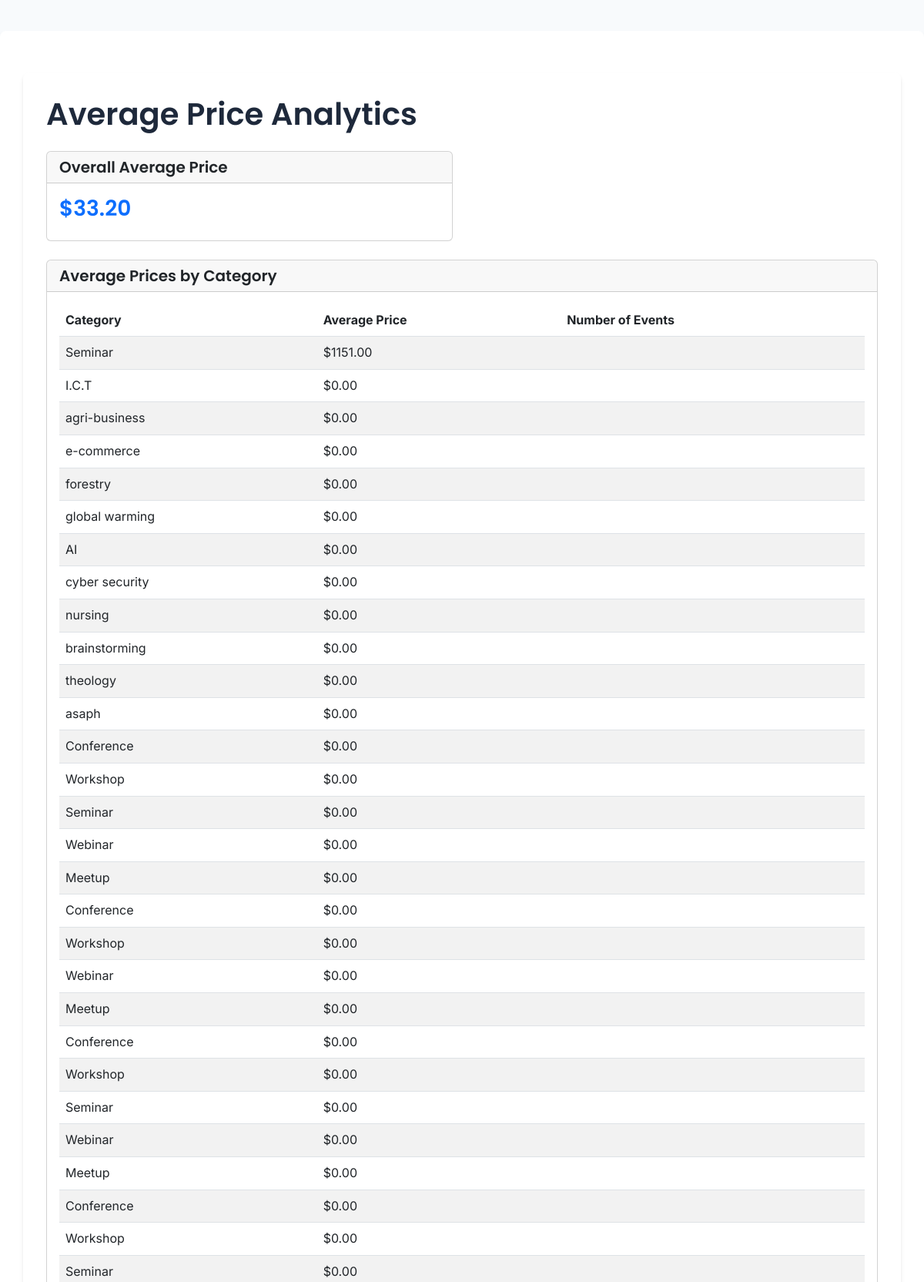
/analytics/average-price/ (upper part), run on the app's committed database.
### event_app/models.py (models this page shows, shortened)
class Category(models.Model):
    name = models.CharField(max_length=50)

### event_app/views.py (the view)
# urls.py: path('analytics/average-price/', views.average_price_analytics, name='average_price_analytics'),
def average_price_analytics(request):
    try:
        category_avg_prices = Category.objects.annotate(
            avg_price=Avg('event_management__price')
        ).filter(avg_price__isnull=False).order_by('-avg_price')
        overall_avg_price = Event_management.objects.aggregate(
            avg_price=Avg('price')
        )['avg_price']
        context = {
            'category_avg_prices': category_avg_prices,
            'overall_avg_price': overall_avg_price,
        }
        return render(request, 'analytics/average_price.html', context)
    except Exception as e:
        logger.error(f"Error in average_price_analytics view: {str(e)}")
        messages.error(request, "An error occurred while loading analytics.")
        return redirect('home')

### event_app/templates/analytics/average_price.html (shortened to what this page needs)
{% extends 'base.html' %}
{% load static %}
{% block content %}
<div class="container mt-4">
    <h1 class="mb-4">Average Price Analytics</h1>
    <div class="row">
        <div class="col-md-6">
            <div class="card mb-4">
                <div class="card-header">
                    <h5 class="card-title mb-0">Overall Average Price</h5>
                </div>
                <div class="card-body">
                    <h3 class="text-primary">${{ overall_avg_price|floatformat:2 }}</h3>
                </div>
            </div>
        </div>
    </div>
    <div class="card">
        <div class="card-header">
            <h5 class="card-title mb-0">Average Prices by Category</h5>
        </div>
        <div class="card-body">
            <div class="table-responsive">
                <table class="table table-striped">
                    <thead>
                        <tr>
                            <th>Category</th>
                            <th>Average Price</th>
                            <th>Number of Events</th>
                        </tr>
                    </thead>
                    <tbody>
                        {% for category in category_avg_prices %}
                        <tr>
                            <td>{{ category.name }}</td>
                            <td>${{ category.avg_price|floatformat:2 }}</td>
                            <td>{{ category.event_management__count }}</td>
                        </tr>
                        {% empty %}
                        <tr>
                            <td colspan="3" class="text-center">No data available</td>
                        </tr>
                        {% endfor %}
                    </tbody>
                </table>
            </div>
        </div>
    </div>
</div>
{% endblock %}

### event_app/templates/base.html (style rules this page uses)
:root { --primary: #4f46e5; --primary-dark: #4338ca; --secondary: #f97316; --dark: #1e293b; --light: #f8fafc; --gray: #64748b; --gray-light: #e2e8f0; --success: #10b981; --error: #ef4444; --warning: #f59e0b; --info: #3b82f6; --border-radius: 8px; --transition: all 0.3s ease; }
* { margin: 0; padding: 0; box-sizing: border-box; font-family: 'Inter', sans-serif; }
body { background-color: var(--light); color: var(--dark); line-height: 1.6; }
.container { max-width: 1200px; margin: 40px auto; padding: 30px; background-color: #fff; border-radius: var(--border-radius); box-shadow: 0 4px 6px -1px rgba(0, 0, 0, 0.1), 0 2px 4px -1px rgba(0, 0, 0, 0.06); }
h1, h2, h3, h4, h5, h6 { font-family: 'Poppins', sans-serif; font-weight: 600; color: var(--dark); }

### data on the page
Category: name "Seminar", avg_price "1151.00"
Category: name "I.C.T", avg_price "0.00"
Category: name "agri-business", avg_price "0.00"
Category: name "e-commerce", avg_price "0.00"
Category: name "forestry", avg_price "0.00"
Category: name "global warming", avg_price "0.00"
Category: name "AI", avg_price "0.00"
Category: name "cyber security", avg_price "0.00"
Category: name "nursing", avg_price "0.00"
Category: name "brainstorming", avg_price "0.00"
Category: name "theology", avg_price "0.00"
Category: name "asaph", avg_price "0.00"
Category: name "Conference", avg_price "0.00"
Category: name "Workshop", avg_price "0.00"
Category: name "Seminar", avg_price "0.00"
Category: name "Webinar", avg_price "0.00"
Category: name "Meetup", avg_price "0.00"
Category: name "Conference", avg_price "0.00"
Category: name "Workshop", avg_price "0.00"
Category: name "Webinar", avg_price "0.00"
Category: name "Meetup", avg_price "0.00"
Category: name "Conference", avg_price "0.00"
Category: name "Workshop", avg_price "0.00"
Category: name "Seminar", avg_price "0.00"
Category: name "Webinar", avg_price "0.00"
Category: name "Meetup", avg_price "0.00"
Category: name "Conference", avg_price "0.00"
Category: name "Workshop", avg_price "0.00"
Category: name "Seminar", avg_price "0.00"

### other printed values
{{ overall_avg_price|floatformat:2 }} "33.20"
